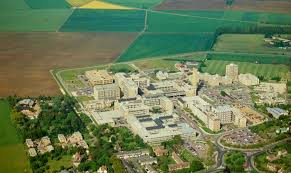
#> input picture TraitementDImage/images-6.jpeg, 291 x 173 px, found by its file name
$ python image_split.py
#> lines starting #> are read from the running program, lines starting #| are printed output that depends on the picture; after the words box and inside, x2 and y2 are one past the last pixel; in counts of white or black regions, pixels touching at a corner belong together
# Ce script python est pour séparer les plantes végégales de l'image

# -*- coding: utf-8 -*-
import cv2
import numpy as np
import matplotlib.pyplot as plt
from PIL import Image

src = cv2.imread('/Users/huojiaxi/ProjetBL/TraitementDImage/images-6.jpeg')
#> src is the input picture: shape (173, 291, 3); mean B, G, R 84, 122.7, 106
cv2.imshow('src', src)

fsrc = np.array(src, dtype=np.float32) / 255.0
(b,g,r) = cv2.split(fsrc)
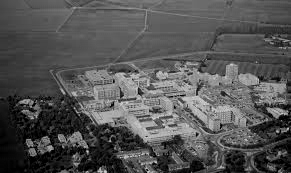
#> b: shape (173, 291) float32; min 0, max 0.882, mean 0.329
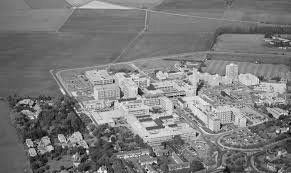
#> g: shape (173, 291) float32; min 0.00784, max 0.992, mean 0.481
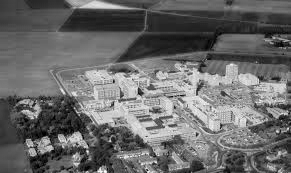
#> r: shape (173, 291) float32; min 0, max 1, mean 0.416
gray = 2 * g - b - r
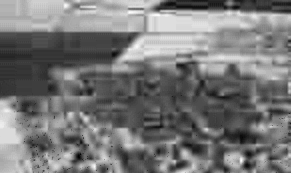
#> gray: shape (173, 291) float32; min -0.0745, max 0.545, mean 0.217; drawn with min black and max white

(minVal, maxVal, minLoc, maxLoc) = cv2.minMaxLoc(gray)
#> minVal = -0.0745; maxVal = 0.545; minLoc = (78, 156); maxLoc = (129, 12)

gray_u8 = np.array((gray - minVal) / (maxVal - minVal) * 255, dtype=np.uint8)
(thresh, bin_img) = cv2.threshold(gray_u8, -1.0, 255, cv2.THRESH_OTSU)
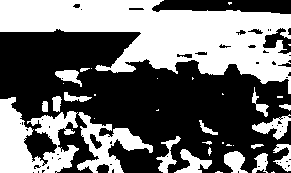
#> bin_img: shape (173, 291); 43.3% white; 37 white regions (17 under 20 px), largest, box (x1, y1, x2, y2) and area: (0, 0, 291, 94) 13698, (0, 97, 79, 173) 3409, (77, 112, 153, 173) 1700
#> thresh = 125
# [10 lines of commented-out code are left out]
blur = cv2.GaussianBlur(bin_img,(5,5),0)
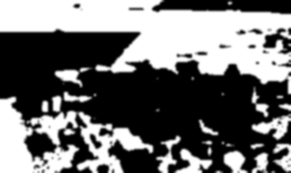
#> blur: shape (173, 291); min 0, max 255, mean 110.3
ret3,th3 = cv2.threshold(blur,0,255,cv2.THRESH_BINARY+cv2.THRESH_OTSU)
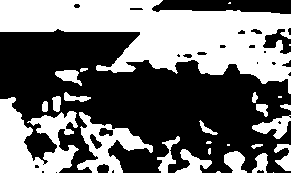
#> th3: shape (173, 291); 43.4% white; 27 white regions (8 under 20 px), largest, box (x1, y1, x2, y2) and area: (0, 0, 291, 94) 13764, (0, 97, 79, 173) 3465, (77, 112, 153, 173) 1723
#> ret3 = 125
cv2.imshow('image', th3)
  # a = cv2.waitKey(0)
  # print a
area = 0

height, width = th3.shape
#> height = 173; width = 291
for i in range(height):
	for j in range(width):
		if th3[i, j] == 255:
			area += 1
#> after the loop, area = 21871

print('Couverture végétale:', np.round(area/(height*width)*100, 3),'%')
#| Couverture végétale: 43.444 %

cv2.waitKey()

$ run again, with TraitementDImage/images-1.jpeg copied over TraitementDImage/images-6.jpeg
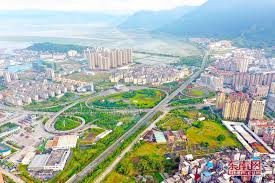
#> input picture TraitementDImage/images-1.jpeg, 275 x 183 px, found by its file name
#> src is the input picture: shape (183, 275, 3); mean B, G, R 166.2, 177.9, 167.2
#> minVal = -0.678; maxVal = 0.859; minLoc = (197, 177); maxLoc = (149, 104)
#> `(thresh, bin_img) = cv2.threshold(gray_u8, -1.0, 255, cv2.THRESH_OTSU)`:
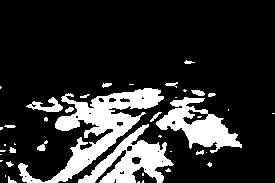
#> bin_img: shape (183, 275); 18.2% white; 41 white regions (23 under 20 px), largest, box (x1, y1, x2, y2) and area: (18, 88, 164, 183) 3977, (78, 124, 174, 183) 2275, (156, 97, 242, 153) 2026
#> thresh = 148
#> `ret3,th3 = cv2.threshold(blur,0,255,cv2.THRESH_BINARY+cv2.THRESH_OTSU)`:
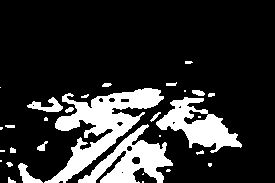
#> th3: shape (183, 275); 18.3% white; 31 white regions (12 under 20 px), largest, box (x1, y1, x2, y2) and area: (44, 88, 164, 183) 3840, (78, 124, 173, 183) 2320, (156, 97, 242, 153) 2055
#> ret3 = 117
#| Couverture végétale: 18.295 %

$ run again, with TraitementDImage/images-2.jpeg copied over TraitementDImage/images-6.jpeg
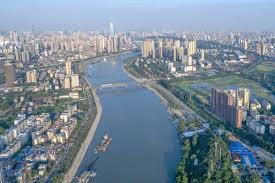
#> input picture TraitementDImage/images-2.jpeg, 275 x 183 px, found by its file name
#> src is the input picture: shape (183, 275, 3); mean B, G, R 149.9, 136, 120.2
#> minVal = -0.173; maxVal = 0.302; minLoc = (254, 154); maxLoc = (185, 181)
#> `(thresh, bin_img) = cv2.threshold(gray_u8, -1.0, 255, cv2.THRESH_OTSU)`:
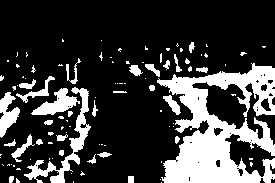
#> bin_img: shape (183, 275); 23.4% white; 101 white regions (71 under 20 px), largest, box (x1, y1, x2, y2) and area: (157, 63, 275, 183) 7459, (24, 87, 91, 183) 1204, (31, 88, 80, 115) 589
#> thresh = 109
#> `ret3,th3 = cv2.threshold(blur,0,255,cv2.THRESH_BINARY+cv2.THRESH_OTSU)`:
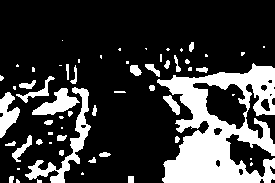
#> th3: shape (183, 275); 23.3% white; 60 white regions (30 under 20 px), largest, box (x1, y1, x2, y2) and area: (157, 63, 275, 183) 7581, (25, 87, 91, 183) 1212, (32, 88, 80, 115) 595
#> ret3 = 117
#| Couverture végétale: 23.287 %

$ run again, with TraitementDImage/images-3.jpeg copied over TraitementDImage/images-6.jpeg
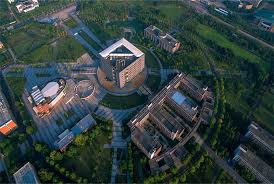
#> input picture TraitementDImage/images-3.jpeg, 274 x 184 px, found by its file name
#> src is the input picture: shape (184, 274, 3); mean B, G, R 64.5, 65.2, 50.7
#> minVal = -0.443; maxVal = 0.369; minLoc = (11, 125); maxLoc = (79, 138)
#> bin_img: shape (184, 274); 52.3% white; 115 black regions (84 under 20 px), largest, box (x1, y1, x2, y2) and area: (0, 37, 274, 184) 18972, (32, 0, 97, 48) 969, (0, 86, 26, 140) 797
#> thresh = 156
#> `ret3,th3 = cv2.threshold(blur,0,255,cv2.THRESH_BINARY+cv2.THRESH_OTSU)`:
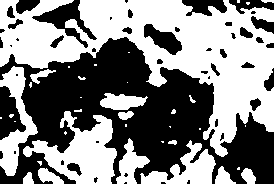
#> th3: shape (184, 274); 52.4% white; 49 black regions (22 under 20 px), largest, box (x1, y1, x2, y2) and area: (0, 37, 274, 184) 19103, (32, 0, 97, 48) 964, (0, 86, 26, 140) 815
#> ret3 = 127
#| Couverture végétale: 52.45 %
